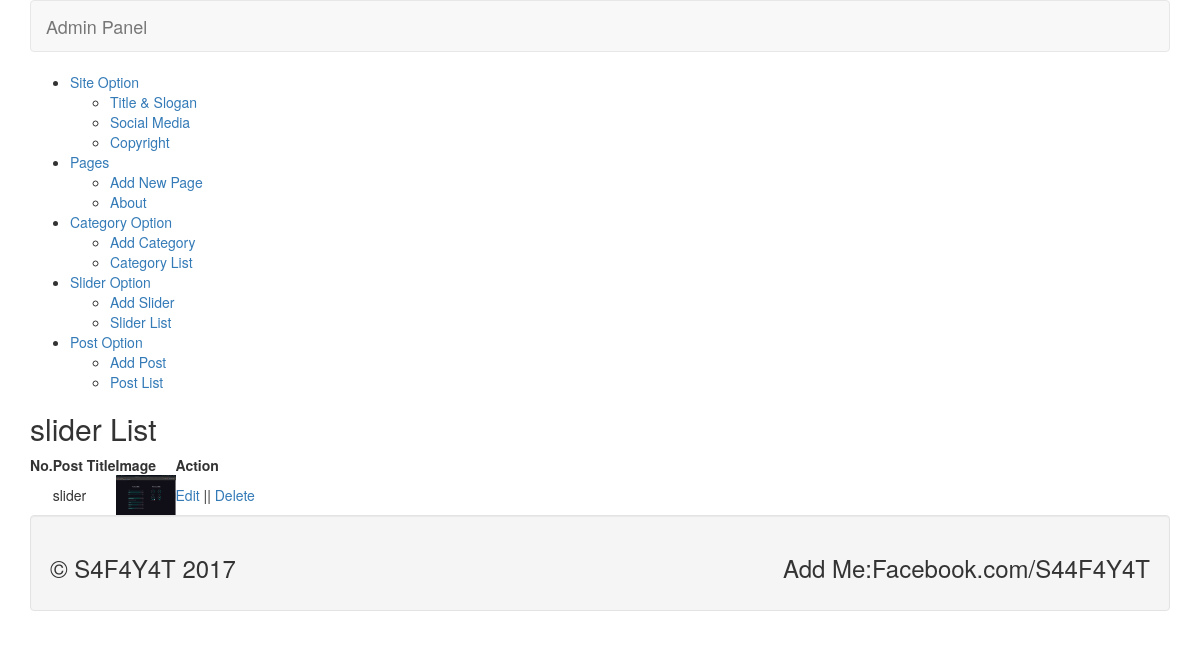
The app's page /admin/sliderlist.php with its own data.
### tables this page shows
CREATE TABLE `tbl_page` (
  `id` int NOT NULL,
  `name` varchar(256) NOT NULL,
  `body` text NOT NULL
);

CREATE TABLE `tbl_slider` (
  `id` int NOT NULL,
  `title` varchar(256) NOT NULL,
  `image` varchar(256) NOT NULL
);

### lib/database.php (called while the page is built, shortened)
<?php
class database{
	public $host   = host;
	public $user   = user;
	public $pass   = pass;
	public $dbname = dbname;
	public $link;
	public function connect(){
		$this->link = new mysqli($this->host,$this->user,$this->pass,$this->dbname);
	}
	public function select($query){
		$result = $this->link->query($query) or die($this->link->error.__LINE__);
	if($result->num_rows > 0){
		return $result;
	}else{
		return false;
	}
	}
}
?>

### admin/sliderlist.php (the view, shortened to what this page needs)
<?php include"inc/header.php"; ?>
<?php include"inc/sidebar.php"; ?>
        <div class="grid_10">
            <div class="box round first grid">
			    <h2>slider List</h2>
                <div class="block">
                    <table class="data display datatable" id="example">
					<thead>
						<tr>
							<th >No.</th>
							<th >Post Title</th>
							<th>Image</th>
							<th >Action</th>
						</tr>
					</thead>
					<?php
				$query = "select * from tbl_slider";
				$result = $db->select($query);
				if($result){
					$i=0;
					while($value = $result->fetch_assoc()){
					$i++;
			        ?>
					<tbody>
						<tr class="odd gradeX">
							<td><?php $i;?></td>
							<td><?php echo $value['title'];?></td>
							<td><img src="<?php echo $value['image'];?>" height="40px" width="60px">
							<td>
							<a href="editslider.php?sliderid=<?php echo $value['id'];?>">Edit</a>
							|| <a onclick="return confirm('Are You Sure To Delete');" href="delslider.php?delid=<?php echo $value['id'];?>">Delete</a>
							</td>
						</tr>
					</tbody>
				<?php } }?>
				</table>
               </div>
            </div>
        </div>
    <?php include"inc/footer.php"; ?>

### admin/inc/sidebar.php
<div class="grid_2">
            <div class="box sidemenu">
                <div class="block" id="section-menu">
                    <ul class="section menu">
                       <li><a class="menuitem">Site Option</a>
                            <ul class="submenu">
                                <li><a href="titleslogan.php">Title & Slogan</a></li>
                                <li><a href="social.php">Social Media</a></li>
                                <li><a href="copyright.php">Copyright</a></li>
                            </ul>
                        </li>
                         <li><a class="menuitem">Pages</a>
                             <ul class="submenu">
                                 <li><a href="addpage.php">Add New Page</a></li>
                                 <?php $query = "select * from tbl_page";
                                 $result = $db->select($query);
                                 if($result){
                                     while($value = $result->fetch_assoc()){
                                         ?>
                                         <li><a href="page.php?pageid=<?php echo $value['id'];?>"><?php echo $value['name'];?></a></li>
                                     <?php } } ?>
                             </ul>
                        </li>
                        <li><a class="menuitem">Category Option</a>
                            <ul class="submenu">
                                <li><a href="addcat.php">Add Category</a> </li>
                                <li><a href="catlist.php">Category List</a> </li>
                            </ul>
                        </li>
						<li><a class="menuitem">Slider Option</a>
                            <ul class="submenu">
                                <li><a href="addslider.php">Add Slider</a> </li>
                                <li><a href="sliderlist.php">Slider List</a> </li>
                            </ul>
                        </li>
                        <li><a class="menuitem">Post Option</a>
                            <ul class="submenu">
                                <li><a href="addpost.php">Add Post</a> </li>
                                <li><a href="postlist.php">Post List</a> </li>
                            </ul>
                        </li>
                    </ul>
                </div>
            </div>
        </div>

### records on screen
tbl_page: name "About"
tbl_slider: title "slider", image (picture)
